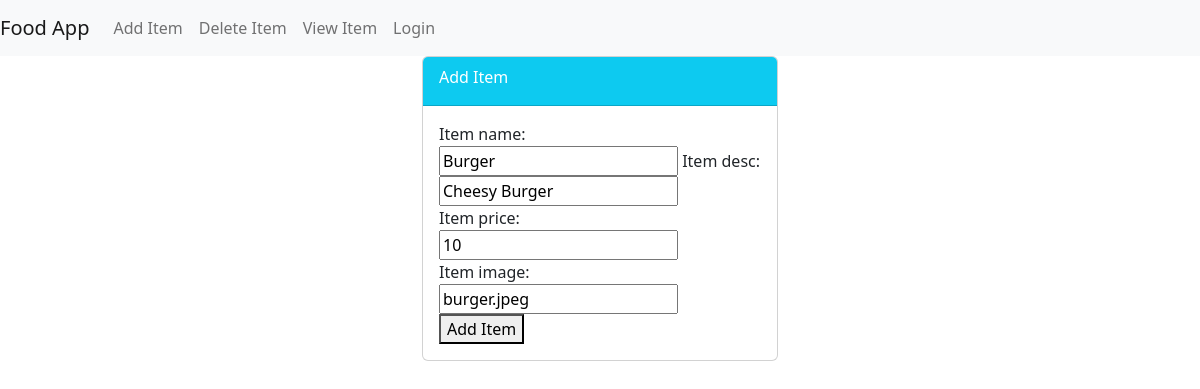
Screenshot of /food/update/2 with the database file from the repository.
### food/models.py (models this page shows, shortened)
class Item(models.Model):
    item_name = models.CharField(max_length=200)
    item_desc = models.CharField(max_length=200)
    item_price = models.IntegerField()
    item_image = models.CharField(max_length=500, default="place_holder.png")
    user = models.ForeignKey(User, on_delete=models.CASCADE, default=1)

### food/views.py (the view)
# urls.py: path("update/<int:id>", views.update_item, name="update_item"),
def update_item(request, id):
    item = Item.objects.get(id=id)
    form = ItemForm(request.POST or None, instance=item)
    if form.is_valid():
        form.save()
        return redirect("food:index")
    return render(request, "food/item-form.html", {"form": form, "item": item})

### food/forms.py
class ItemForm(forms.ModelForm):
    class Meta:
        model = Item
        fields = ["item_name", "item_desc", "item_price", "item_image"]

### food/templates/food/item-form.html (shortened to what this page needs)
{% extends 'food/base.html' %}
{% block body %}
  <div class="container">
    <div class="row">
      <div class="col-md-4 offset-md-4">
        <div class="card">
          <div class="card-header text-white bg-info">
            <div class="card-title">
              Add Item
            </div>
          </div>
          <div class="card-body">
            <form method="POST">
              {{ form }}
              <div class="btn-info"> <button type="submit">Add Item </button></div>
            </form>
          </div>
        </div>
      </div>
    </div>
  </div>
{% endblock %}

### rows the page displays
Item: item_name "Burger", item_desc "Cheesy Burger", item_price "10", item_image "burger.jpeg"
